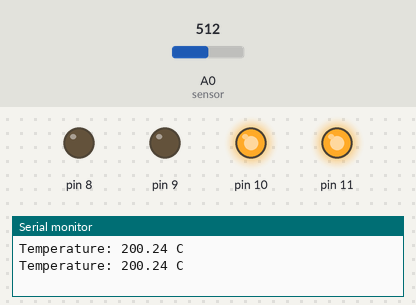
The sketch below on a simulated Arduino Uno, built with avr-gcc and run on an emulated ATmega328P. On the bench: output pins drawn as LEDs (lit = HIGH), the last lines printed to the serial monitor. Inputs (shaded band) come from the test bench; at power-on: A0 (sensor) = 512.

Above: at 1.8 s.
1.9 s: A0 (sensor) set to 182
3.4 s: A0 (sensor) set to 173
At 5.1 s:
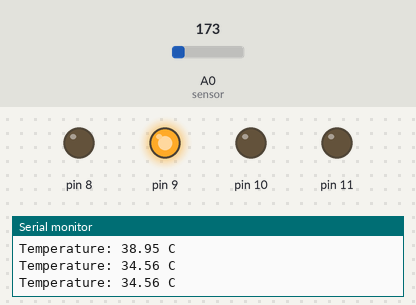
5.5 s: A0 (sensor) set to 122
At 6.7 s:
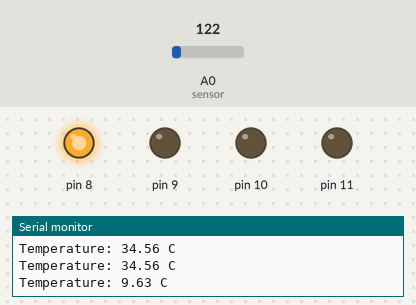
7.5 s: A0 (sensor) set to 306
At 8.3 s:
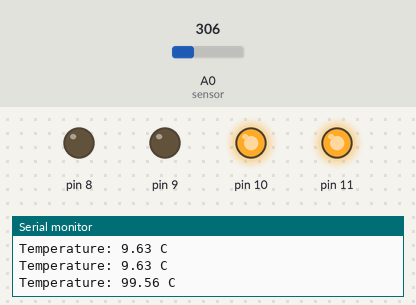
9.5 s: A0 (sensor) set to 25
At 11.1 s:
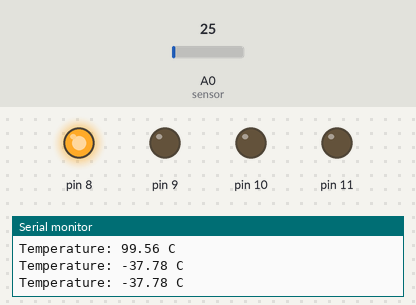
Timing chart, 0 to 12.5 s (numbered marks = the images above; inputs shaded):
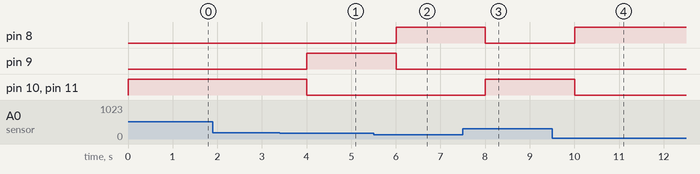

Measured:
- the behaviour switches between 174 and 173 on A0 (sensor) (found by bisection; images 0 and 1)
- after the input at 3.4 s, pin 9: LOW → HIGH after 0.60 s; pin 10, pin 11: HIGH → LOW after 0.60 s
- after the input at 5.5 s, pin 8: LOW → HIGH after 0.51 s; pin 9: HIGH → LOW after 0.51 s
- after the input at 7.5 s, pin 8: HIGH → LOW after 0.51 s; pin 10, pin 11: LOW → HIGH after 0.51 s
- after the input at 9.5 s, pin 8: LOW → HIGH after 0.51 s; pin 10, pin 11: HIGH → LOW after 0.51 s

The sketch:

temp.warning.ino
```cpp
int sensor = A0;

void setup() {

  Serial.begin(9600);

  pinMode(8, OUTPUT);
  pinMode(9, OUTPUT);
  pinMode(10, OUTPUT);
  pinMode(11, OUTPUT);
}

void loop() {

  int value = analogRead(sensor);

  float voltage = value * (5.0 / 1023.0);

  float temperature = (voltage - 0.5) * 100.0;

  Serial.print("Temperature: ");
  Serial.print(temperature);
  Serial.println(" C");

  if (temperature < 30) {

    digitalWrite(8, HIGH);
    digitalWrite(9, LOW);
    digitalWrite(10, LOW);
    digitalWrite(11, LOW);
  }

  else if (temperature >= 30 && temperature < 35) {

    digitalWrite(8, LOW);
    digitalWrite(9, HIGH);
    digitalWrite(10, LOW);
    digitalWrite(11, LOW);
  }

  else {

    digitalWrite(8, LOW);
    digitalWrite(9, LOW);
    digitalWrite(10, HIGH);
    digitalWrite(11, HIGH);
  }

  delay(1000);
}
```
